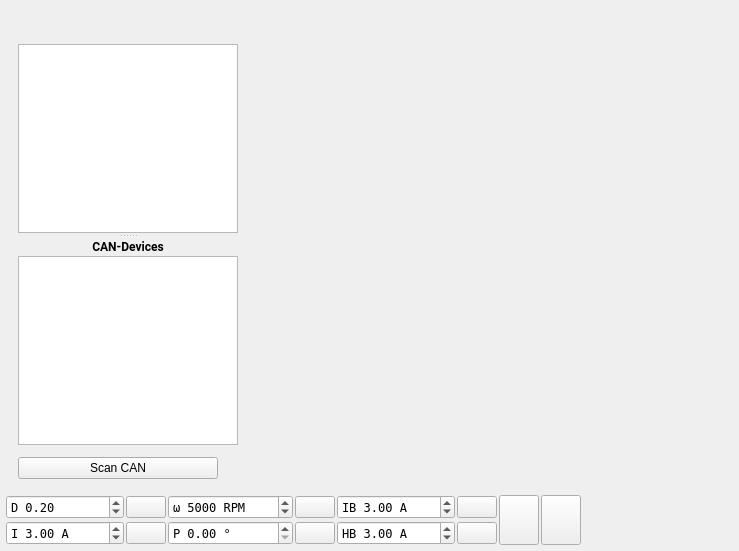
  <widget class="QWidget" name="centralWidget">
   <layout class="QVBoxLayout" name="verticalLayout_3">
    <property name="spacing">
     <number>4</number>
    </property>
    <property name="leftMargin">
     <number>6</number>
    </property>
    <property name="topMargin">
     <number>6</number>
    </property>
    <property name="rightMargin">
     <number>6</number>
    </property>
    <property name="bottomMargin">
     <number>6</number>
    </property>
    <item>
     <layout class="QHBoxLayout" name="horizontalLayout">
      <property name="spacing">
       <number>4</number>
      </property>
      <item>
       <layout class="QVBoxLayout" name="verticalLayout_2">
        <property name="spacing">
         <number>12</number>
        </property>
        <property name="leftMargin">
         <number>12</number>
        </property>
        <property name="topMargin">
         <number>12</number>
        </property>
        <property name="rightMargin">
         <number>0</number>
        </property>
        <property name="bottomMargin">
         <number>12</number>
        </property>
        <item>
         <widget class="QLabel" name="pageLabel">
          <property name="enabled">
           <bool>true</bool>
          </property>
          <property name="maximumSize">
           <size>
            <width>220</width>
            <height>56</height>
           </size>
          </property>
          <property name="text">
           <string/>
          </property>
          <property name="scaledContents">
           <bool>true</bool>
          </property>
         </widget>
        </item>
        <item>
         <widget class="QSplitter" name="leftSplitter">
          <property name="orientation">
           <enum>Qt::Vertical</enum>
          </property>
          <property name="handleWidth">
           <number>6</number>
          </property>
          <property name="childrenCollapsible">
           <bool>true</bool>
          </property>
          <widget class="QListWidget" name="pageList">
           <property name="sizePolicy">
            <sizepolicy hsizetype="Expanding" vsizetype="Expanding">
             <horstretch>0</horstretch>
             <verstretch>0</verstretch>
            </sizepolicy>
           </property>
           <property name="minimumSize">
            <size>
             <width>220</width>
             <height>0</height>
            </size>
           </property>
           <property name="maximumSize">
            <size>
             <width>220</width>
             <height>16777215</height>
            </size>
           </property>
           <property name="font">
            <font>
             <family>Roboto</family>
            </font>
           </property>
           <property name="editTriggers">
            <set>QAbstractItemView::NoEditTriggers</set>
           </property>
           <property name="selectionBehavior">
            <enum>QAbstractItemView::SelectRows</enum>
           </property>
           <property name="resizeMode">
            <enum>QListView::Adjust</enum>
           </property>
           <property name="viewMode">
            <enum>QListView::ListMode</enum>
           </property>
          </widget>
          <widget class="QWidget" name="layoutWidget">
           <layout class="QVBoxLayout" name="verticalLayout">
            <property name="spacing">
             <number>2</number>
            </property>
            <item>
             <widget class="QLabel" name="label">
              <property name="font">
               <font>
                <family>Roboto</family>
                <bold>true</bold>
               </font>
              </property>
              <property name="text">
               <string>CAN-Devices</string>
              </property>
              <property name="alignment">
               <set>Qt::AlignCenter</set>
              </property>
             </widget>
            </item>
            <item>
             <widget class="QListWidget" name="canList">
              <property name="minimumSize">
               <size>
                <width>0</width>
                <height>100</height>
               </size>
              </property>
              <property name="font">
               <font>
                <family>Roboto</family>
               </font>
              </property>
              <property name="editTriggers">
               <set>QAbstractItemView::NoEditTriggers</set>
              </property>
              <property name="selectionBehavior">
               <enum>QAbstractItemView::SelectRows</enum>
              </property>
             </widget>
            </item>
           </layout>
          </widget>
         </widget>
        </item>
        <item>
         <widget class="QPushButton" name="scanCanButton">
          <property name="sizePolicy">
           <sizepolicy hsizetype="Expanding" vsizetype="Minimum">
            <horstretch>0</horstretch>
            <verstretch>0</verstretch>
           </sizepolicy>
          </property>
          <property name="maximumSize">
           <size>
            <width>200</width>
            <height>16777215</height>
           </size>
          </property>
          <property name="text">
           <string>Scan CAN</string>
          </property>
         </widget>
        </item>
       </layout>
      </item>
      <item>
       <widget class="QStackedWidget" name="pageWidget">
        <property name="font">
         <font>
          <family>Roboto</family>
         </font>
        </property>
        <property name="currentIndex">
         <number>-1</number>
        </property>
       </widget>
      </item>
     </layout>
    </item>
    <item>
     <layout class="QGridLayout" name="gridLayout_3">
      <property name="spacing">
       <number>2</number>
      </property>
      <item row="0" column="8">
       <widget class="DisplayBar" name="dispDuty" native="true">
        <property name="sizePolicy">
         <sizepolicy hsizetype="MinimumExpanding" vsizetype="Preferred">
          <horstretch>0</horstretch>
          <verstretch>0</verstretch>
         </sizepolicy>
        </property>
        <property name="minimumSize">
         <size>
          <width>150</width>
          <height>0</height>
         </size>
        </property>
       </widget>
      </item>
      <item row="0" column="4">
       <widget class="QDoubleSpinBox" name="brakeCurrentBox">
        <property name="font">
         <font>
          <family>DejaVu Sans Mono</family>
         </font>
        </property>
        <property name="toolTip">
         <string>Brake current</string>
        </property>
        <property name="prefix">
         <string>IB </string>
        </property>
        <property name="suffix">
         <string> A</string>
        </property>
        <property name="minimum">
         <double>-500.000000000000000</double>
        </property>
        <property name="maximum">
         <double>500.000000000000000</double>
        </property>
        <property name="singleStep">
         <double>0.500000000000000</double>
        </property>
        <property name="value">
         <double>3.000000000000000</double>
        </property>
       </widget>
      </item>
      <item row="1" column="1">
       <widget class="QPushButton" name="currentButton">
        <property name="toolTip">
         <string>Current</string>
        </property>
        <property name="text">
         <string/>
        </property>
       </widget>
      </item>
      <item row="0" column="5">
       <widget class="QPushButton" name="brakeCurrentButton">
        <property name="toolTip">
         <string>Brake current</string>
        </property>
        <property name="text">
         <string/>
        </property>
       </widget>
      </item>
      <item row="1" column="5">
       <widget class="QPushButton" name="handbrakeButton">
        <property name="toolTip">
         <string>Handbrake current</string>
        </property>
        <property name="text">
         <string/>
        </property>
       </widget>
      </item>
      <item row="0" column="3">
       <widget class="QPushButton" name="speedButton">
        <property name="toolTip">
         <string>Speed</string>
        </property>
        <property name="text">
         <string/>
        </property>
       </widget>
      </item>
      <item row="0" column="7" rowspan="2">
       <widget class="QPushButton" name="stopButton">
        <property name="sizePolicy">
         <sizepolicy hsizetype="Fixed" vsizetype="MinimumExpanding">
          <horstretch>0</horstretch>
          <verstretch>0</verstretch>
         </sizepolicy>
        </property>
        <property name="toolTip">
         <string>Switch off</string>
        </property>
        <property name="text">
         <string/>
        </property>
        <property name="iconSize">
         <size>
          <width>40</width>
          <height>40</height>
         </size>
        </property>
       </widget>
      </item>
      <item row="0" column="6" rowspan="2">
       <widget class="QPushButton" name="fullBrakeButton">
        <property name="sizePolicy">
         <sizepolicy hsizetype="Fixed" vsizetype="MinimumExpanding">
          <horstretch>0</horstretch>
          <verstretch>0</verstretch>
         </sizepolicy>
        </property>
        <property name="toolTip">
         <string>Full brake</string>
        </property>
        <property name="text">
         <string/>
        </property>
        <property name="iconSize">
         <size>
          <width>40</width>
          <height>40</height>
         </size>
        </property>
        <property name="autoDefault">
         <bool>false</bool>
        </property>
        <property name="default">
         <bool>false</bool>
        </property>
        <property name="flat">
         <bool>false</bool>
        </property>
       </widget>
      </item>
      <item row="1" column="8">
       <widget class="DisplayBar" name="dispCurrent" native="true">
        <property name="sizePolicy">
         <sizepolicy hsizetype="MinimumExpanding" vsizetype="Preferred">
          <horstretch>0</horstretch>
          <verstretch>0</verstretch>
         </sizepolicy>
        </property>
        <property name="minimumSize">
         <size>
          <width>150</width>
          <height>0</height>
         </size>
        </property>
       </widget>
      </item>
      <item row="0" column="2">
       <widget class="QDoubleSpinBox" name="speedBox">
        <property name="font">
         <font>
          <family>DejaVu Sans Mono</family>
         </font>
        </property>
        <property name="toolTip">
         <string>Speed</string>
        </property>
        <property name="prefix">
         <string>ω </string>
        </property>
        <property name="suffix">
         <string> RPM</string>
        </property>
        <property name="decimals">
         <number>0</number>
        </property>
        <property name="minimum">
         <double>-400000.000000000000000</double>
        </property>
        <property name="maximum">
         <double>400000.000000000000000</double>
        </property>
        <property name="singleStep">
         <double>100.000000000000000</double>
        </property>
        <property name="value">
         <double>5000.000000000000000</double>
        </property>
       </widget>
      </item>
      <item row="1" column="4">
       <widget class="QDoubleSpinBox" name="handbrakeBox">
        <property name="font">
         <font>
          <family>DejaVu Sans Mono</family>
         </font>
        </property>
        <property name="toolTip">
         <string>Handbrake current</string>
        </property>
        <property name="prefix">
         <string>HB </string>
        </property>
        <property name="suffix">
         <string> A</string>
        </property>
        <property name="minimum">
         <double>-500.000000000000000</double>
        </property>
        <property name="maximum">
         <double>500.000000000000000</double>
        </property>
        <property name="singleStep">
         <double>0.500000000000000</double>
        </property>
        <property name="value">
         <double>3.000000000000000</double>
        </property>
       </widget>
      </item>
      <item row="0" column="0">
       <widget class="QDoubleSpinBox" name="dutyBox">
        <property name="font">
         <font>
          <family>DejaVu Sans Mono</family>
         </font>
        </property>
        <property name="toolTip">
         <string>Duty cycle</string>
        </property>
        <property name="wrapping">
         <bool>false</bool>
        </property>
        <property name="frame">
         <bool>true</bool>
        </property>
        <property name="prefix">
         <string>D </string>
        </property>
        <property name="minimum">
         <double>-1.000000000000000</double>
        </property>
        <property name="maximum">
         <double>1.000000000000000</double>
        </property>
        <property name="singleStep">
         <double>0.010000000000000</double>
        </property>
        <property name="value">
         <double>0.200000000000000</double>
        </property>
       </widget>
      </item>
      <item row="1" column="3">
       <widget class="QPushButton" name="posButton">
        <property name="toolTip">
         <string>Position</string>
        </property>
        <property name="text">
         <string/>
        </property>
       </widget>
      </item>
      <item row="0" column="1">
       <widget class="QPushButton" name="dutyButton">
        <property name="toolTip">
         <string>Duty cycle</string>
        </property>
        <property name="text">
         <string/>
        </property>
        <property name="flat">
         <bool>false</bool>
        </property>
       </widget>
      </item>
      <item row="1" column="2">
       <widget class="QDoubleSpinBox" name="posBox">
        <property name="font">
         <font>
          <family>DejaVu Sans Mono</family>
         </font>
        </property>
        <property name="toolTip">
         <string>Position</string>
        </property>
        <property name="prefix">
         <string>P </string>
        </property>
        <property name="suffix">
         <string> °</string>
        </property>
        <property name="maximum">
         <double>360.000000000000000</double>
        </property>
        <property name="singleStep">
         <double>0.100000000000000</double>
        </property>
        <property name="value">
         <double>0.000000000000000</double>
        </property>
       </widget>
      </item>
      <item row="1" column="0">
       <widget class="QDoubleSpinBox" name="currentBox">
        <property name="font">
         <font>
          <family>DejaVu Sans Mono</family>
         </font>
        </property>
        <property name="toolTip">
         <string>Current</string>
        </property>
        <property name="frame">
         <bool>true</bool>
        </property>
        <property name="prefix">
         <string>I </string>
        </property>
        <property name="suffix">
         <string> A</string>
        </property>
        <property name="minimum">
         <double>-5000.000000000000000</double>
        </property>
        <property name="maximum">
         <double>5000.000000000000000</double>
        </property>
        <property name="singleStep">
         <double>0.500000000000000</double>
        </property>
        <property name="value">
         <double>3.000000000000000</double>
        </property>
       </widget>
      </item>
     </layout>
    </item>
   </layout>
  </widget>
